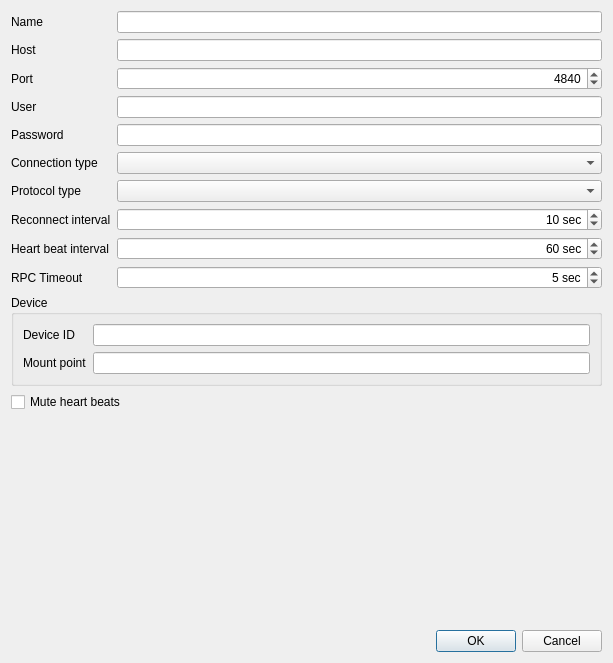
<?xml version="1.0" encoding="UTF-8"?>
<ui version="4.0">
 <class>DlgServerProperties</class>
 <widget class="QDialog" name="DlgServerProperties">
  <property name="geometry">
   <rect>
    <x>0</x>
    <y>0</y>
    <width>613</width>
    <height>663</height>
   </rect>
  </property>
  <property name="windowTitle">
   <string>Dialog</string>
  </property>
  <layout class="QVBoxLayout" name="verticalLayout">
   <item>
    <layout class="QFormLayout" name="formLayout">
     <item row="0" column="0">
      <widget class="QLabel" name="label">
       <property name="text">
        <string>Name</string>
       </property>
      </widget>
     </item>
     <item row="0" column="1">
      <widget class="QLineEdit" name="edName"/>
     </item>
     <item row="1" column="0">
      <widget class="QLabel" name="label_3">
       <property name="text">
        <string>Host</string>
       </property>
      </widget>
     </item>
     <item row="1" column="1">
      <widget class="QLineEdit" name="edHost"/>
     </item>
     <item row="2" column="0">
      <widget class="QLabel" name="label_4">
       <property name="text">
        <string>Port</string>
       </property>
      </widget>
     </item>
     <item row="2" column="1">
      <widget class="QSpinBox" name="edPort">
       <property name="alignment">
        <set>Qt::AlignRight|Qt::AlignTrailing|Qt::AlignVCenter</set>
       </property>
       <property name="minimum">
        <number>256</number>
       </property>
       <property name="maximum">
        <number>65535</number>
       </property>
       <property name="value">
        <number>4840</number>
       </property>
      </widget>
     </item>
     <item row="3" column="0">
      <widget class="QLabel" name="label_2">
       <property name="text">
        <string>User</string>
       </property>
      </widget>
     </item>
     <item row="3" column="1">
      <widget class="QLineEdit" name="edUser"/>
     </item>
     <item row="4" column="0">
      <widget class="QLabel" name="label_5">
       <property name="text">
        <string>Password</string>
       </property>
      </widget>
     </item>
     <item row="4" column="1">
      <widget class="QLineEdit" name="edPassword">
       <property name="echoMode">
        <enum>QLineEdit::Password</enum>
       </property>
      </widget>
     </item>
     <item row="5" column="0">
      <widget class="QLabel" name="label_6">
       <property name="text">
        <string>Connection type</string>
       </property>
      </widget>
     </item>
     <item row="5" column="1">
      <widget class="QComboBox" name="cbxConnectionType">
       <property name="toolTip">
        <string>Connection type</string>
       </property>
      </widget>
     </item>
     <item row="6" column="0">
      <widget class="QLabel" name="label_7">
       <property name="text">
        <string>Protocol type</string>
       </property>
      </widget>
     </item>
     <item row="6" column="1">
      <widget class="QComboBox" name="rpc_protocolType">
       <property name="toolTip">
        <string>Connection type</string>
       </property>
      </widget>
     </item>
     <item row="7" column="0">
      <widget class="QLabel" name="label_10">
       <property name="text">
        <string>Reconnect interval</string>
       </property>
      </widget>
     </item>
     <item row="7" column="1">
      <widget class="QSpinBox" name="rpc_reconnectInterval">
       <property name="toolTip">
        <string>Reconnect to broker if connection lost at least after recoonect-interval seconds. Disabled when set to 0</string>
       </property>
       <property name="alignment">
        <set>Qt::AlignRight|Qt::AlignTrailing|Qt::AlignVCenter</set>
       </property>
       <property name="suffix">
        <string> sec</string>
       </property>
       <property name="maximum">
        <number>999999999</number>
       </property>
       <property name="singleStep">
        <number>10</number>
       </property>
       <property name="value">
        <number>10</number>
       </property>
      </widget>
     </item>
     <item row="8" column="0">
      <widget class="QLabel" name="label_11">
       <property name="text">
        <string>Heart beat interval</string>
       </property>
      </widget>
     </item>
     <item row="8" column="1">
      <widget class="QSpinBox" name="rpc_heartbeatInterval">
       <property name="toolTip">
        <string>Send heart beat to broker every n sec. Disabled when set to 0.</string>
       </property>
       <property name="alignment">
        <set>Qt::AlignRight|Qt::AlignTrailing|Qt::AlignVCenter</set>
       </property>
       <property name="suffix">
        <string> sec</string>
       </property>
       <property name="maximum">
        <number>999999999</number>
       </property>
       <property name="singleStep">
        <number>10</number>
       </property>
       <property name="value">
        <number>60</number>
       </property>
      </widget>
     </item>
     <item row="10" column="0" colspan="2">
      <widget class="QGroupBox" name="grpDevice">
       <property name="title">
        <string>Device</string>
       </property>
       <layout class="QFormLayout" name="formLayout_2">
        <item row="1" column="0">
         <widget class="QLabel" name="label_8">
          <property name="text">
           <string>Mount point</string>
          </property>
         </widget>
        </item>
        <item row="1" column="1">
         <widget class="QLineEdit" name="device_mountPoint"/>
        </item>
        <item row="0" column="0">
         <widget class="QLabel" name="label_9">
          <property name="text">
           <string>Device ID</string>
          </property>
         </widget>
        </item>
        <item row="0" column="1">
         <widget class="QLineEdit" name="device_id"/>
        </item>
       </layout>
      </widget>
     </item>
     <item row="9" column="0">
      <widget class="QLabel" name="label_12">
       <property name="text">
        <string>RPC Timeout</string>
       </property>
      </widget>
     </item>
     <item row="9" column="1">
      <widget class="QSpinBox" name="rpc_timeout">
       <property name="toolTip">
        <string>Send heart beat to broker every n sec. Disabled when set to 0.</string>
       </property>
       <property name="alignment">
        <set>Qt::AlignRight|Qt::AlignTrailing|Qt::AlignVCenter</set>
       </property>
       <property name="suffix">
        <string> sec</string>
       </property>
       <property name="minimum">
        <number>1</number>
       </property>
       <property name="maximum">
        <number>999999999</number>
       </property>
       <property name="singleStep">
        <number>10</number>
       </property>
       <property name="value">
        <number>5</number>
       </property>
      </widget>
     </item>
    </layout>
   </item>
   <item>
    <widget class="QCheckBox" name="chkMuteHeartBeats">
     <property name="toolTip">
      <string>Mute heart beats notificcations for known types of clients, like Eyas </string>
     </property>
     <property name="text">
      <string>Mute heart beats</string>
     </property>
    </widget>
   </item>
   <item>
    <spacer name="verticalSpacer">
     <property name="orientation">
      <enum>Qt::Vertical</enum>
     </property>
     <property name="sizeHint" stdset="0">
      <size>
       <width>20</width>
       <height>40</height>
      </size>
     </property>
    </spacer>
   </item>
   <item>
    <layout class="QHBoxLayout" name="horizontalLayout">
     <item>
      <widget class="QDialogButtonBox" name="buttonBox">
       <property name="orientation">
        <enum>Qt::Horizontal</enum>
       </property>
       <property name="standardButtons">
        <set>QDialogButtonBox::Cancel|QDialogButtonBox::Ok</set>
       </property>
      </widget>
     </item>
    </layout>
   </item>
  </layout>
 </widget>
 <tabstops>
  <tabstop>edName</tabstop>
  <tabstop>edHost</tabstop>
  <tabstop>edPort</tabstop>
  <tabstop>edUser</tabstop>
  <tabstop>edPassword</tabstop>
  <tabstop>cbxConnectionType</tabstop>
  <tabstop>rpc_protocolType</tabstop>
  <tabstop>rpc_reconnectInterval</tabstop>
  <tabstop>rpc_heartbeatInterval</tabstop>
  <tabstop>rpc_timeout</tabstop>
  <tabstop>device_id</tabstop>
  <tabstop>device_mountPoint</tabstop>
 </tabstops>
 <resources/>
 <connections>
  <connection>
   <sender>buttonBox</sender>
   <signal>accepted()</signal>
   <receiver>DlgServerProperties</receiver>
   <slot>accept()</slot>
   <hints>
    <hint type="sourcelabel">
     <x>394</x>
     <y>616</y>
    </hint>
    <hint type="destinationlabel">
     <x>157</x>
     <y>274</y>
    </hint>
   </hints>
  </connection>
  <connection>
   <sender>buttonBox</sender>
   <signal>rejected()</signal>
   <receiver>DlgServerProperties</receiver>
   <slot>reject()</slot>
   <hints>
    <hint type="sourcelabel">
     <x>394</x>
     <y>616</y>
    </hint>
    <hint type="destinationlabel">
     <x>286</x>
     <y>274</y>
    </hint>
   </hints>
  </connection>
 </connections>
</ui>
